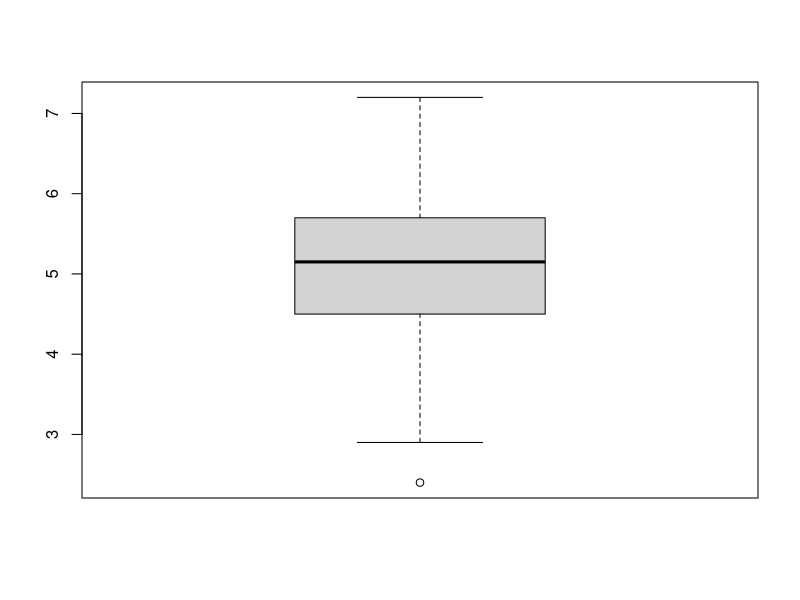
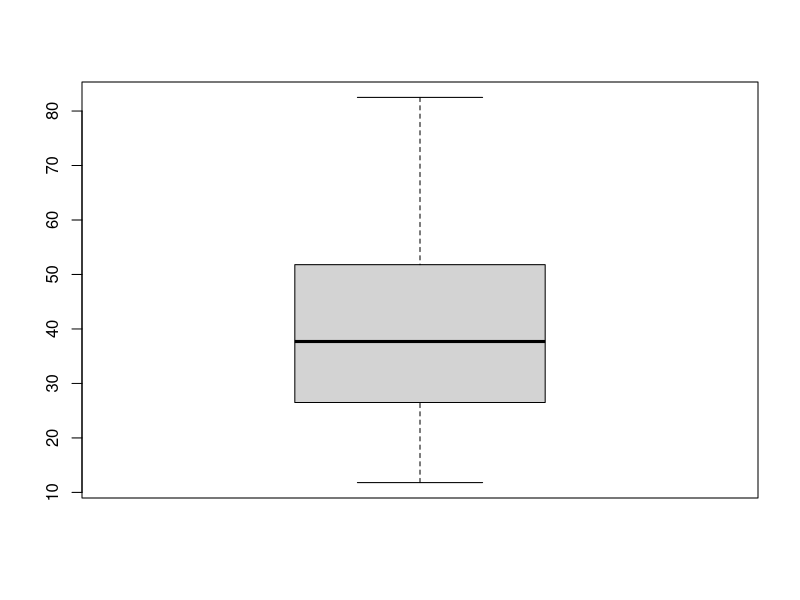
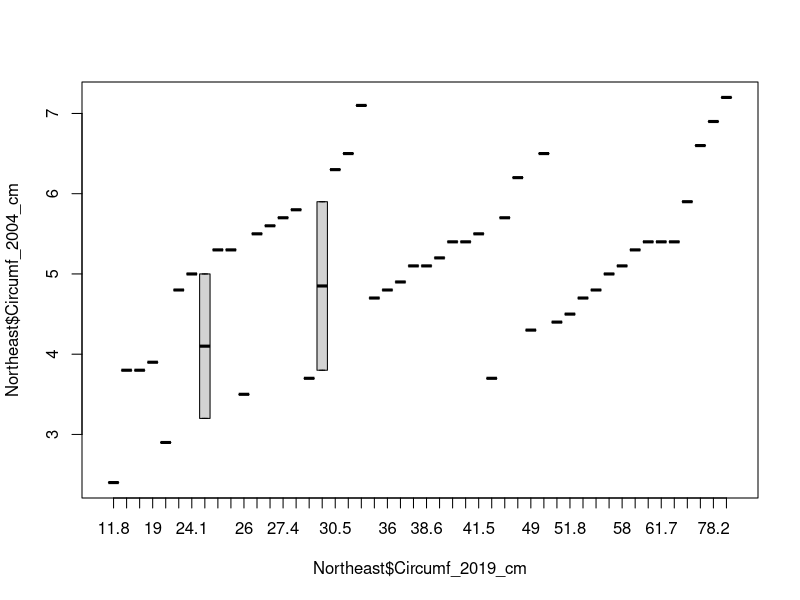
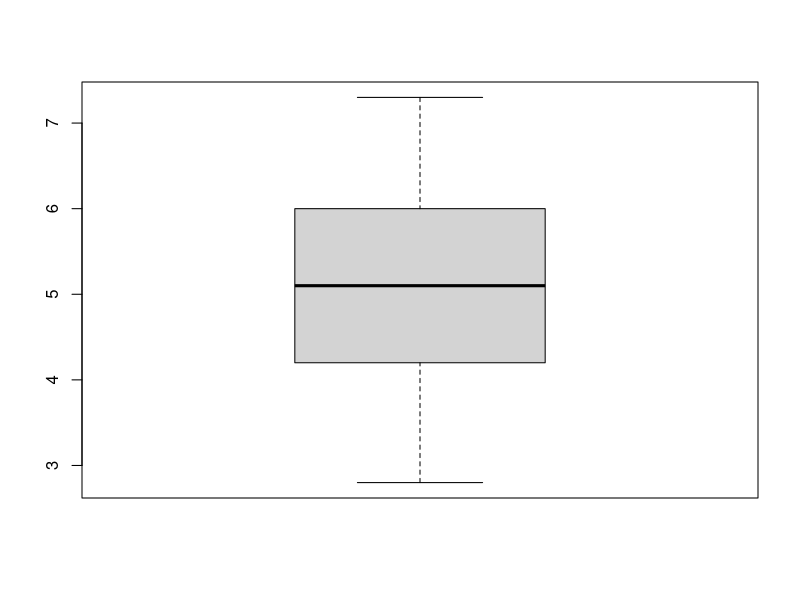
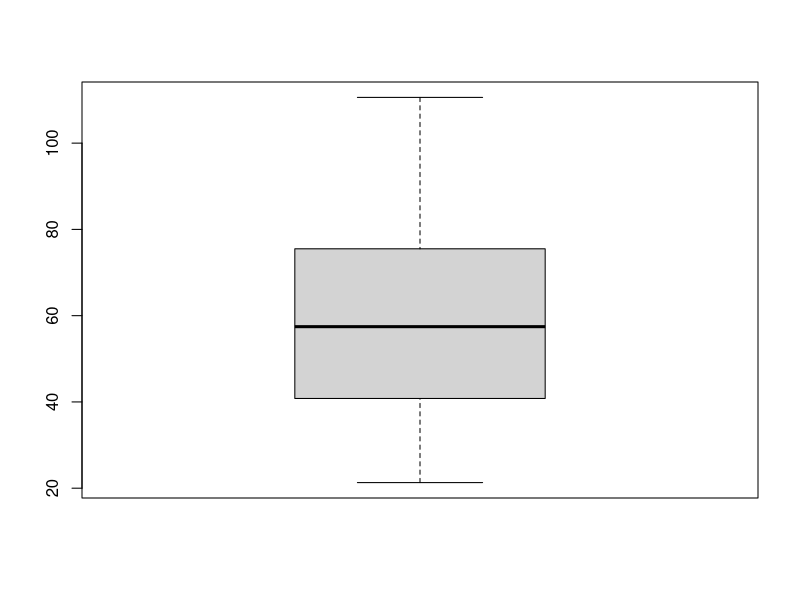
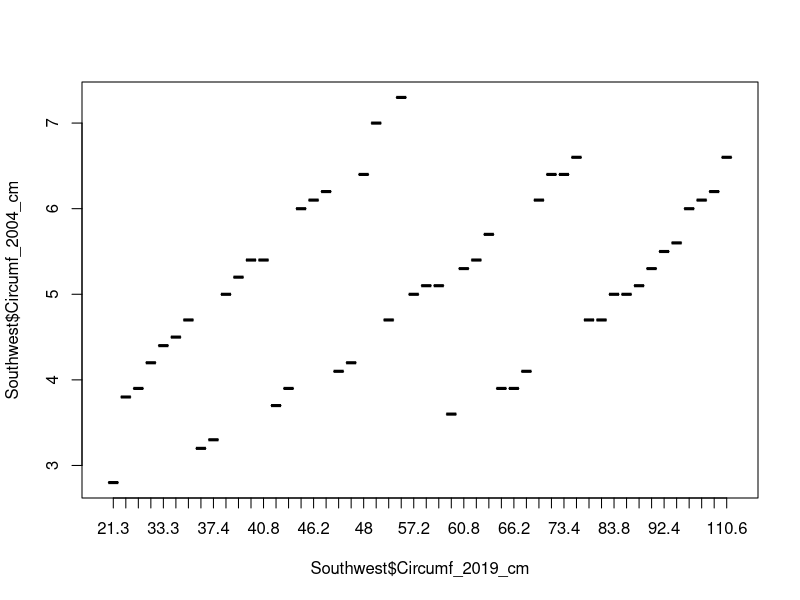

These figures' R source, in order: (Note: this script raises an error after producing the figures.)
## Question-08 (Import this csv file into an R object. What are the column names?)

#run args() to find the arguments needed to read a csv file.
#In order to make an object, the data set needed to be saved under a name in environment. So for that, the name of the object will be given as "T"
#In oder to save the file as an object, run the command. R<-read.csv(file="tree_circumference,csv",header=true,sep=",")
#Then run the command to depict the table in console by typing R 
#In order to know the names of the columns in the cvs file, run the command colnames(R)
#This step will provide you with column names as characters. Characters are vectors.
args(read.csv)

R<-read.csv(file = "growth_data.csv",header = TRUE,sep = ",")
R

colnames(R)


## Question-07 (Calculate the mean and standard deviation of tree circumference at the start and end of the study at both sites.)

#Use the function mean() and sd() to calculate the mean and sd in the Numerics. It shuould be noted that the column needed to be specified from the Table(R)
#Make a subset for two sites(northeast and southwest). Name the subset as "Northeast" and "Southwest"
#define the arguments you want to include in the subsets.
#As for an example;In Northeast <-(R[R$Site=="northeast",]) - the name of the subset is Northeast. R is the table which include the data of cvs file. 
#Define the column in the table using the symbol($).== syntax defines R$Site eqivalent to northeast.
#"" syntax is used in northeast as northeast is a character. 
#In, Northeast <-(R[R$Site=="northeast",]) the comma after "northeast" suggest that the function is run in all columns.

#Northeast
Northeast <-(R[R$Site=="northeast",])
Northeast
mean(Northeast$Circumf_2004_cm)
sd(Northeast$Circumf_2004_cm)
mean(Northeast$Circumf_2019_cm)
sd(Northeast$Circumf_2019_cm)


#Southwest
Southwest <-(R[R$Site=="southwest",])
Southwest
mean(Southwest$Circumf_2004_cm)
sd(Southwest$Circumf_2004_cm)
mean(Southwest$Circumf_2019_cm)
sd(Southwest$Circumf_2019_cm)




## Question-08  (Make a box plot of tree circumference at the start and end of the study at both sites.)

 #use the function boxplot() to obtain the box plot for specific column.
 #since it is for both the sites, it is better to run the function by selecting Northeast and Southwest objects instead R.
 # The boxplot diagrams for both start and the end of the stduy  
boxplot(Northeast$Circumf_2004_cm)
boxplot(Northeast$Circumf_2019_cm)
boxplot(Northeast$Circumf_2004_cm ~ Northeast$Circumf_2019_cm, horizontal = F)

boxplot(Southwest$Circumf_2004_cm)
boxplot(Southwest$Circumf_2019_cm)
boxplot(Southwest$Circumf_2004_cm ~ Southwest$Circumf_2019_cm)

## Question-09 (Calculate the mean growth over the past 10 years at each site.)

 #run args() funtion to find the arguments needed for the rowMeans. 
 #The reason for the use of rowMeans is that this fucntion will produce the mean in considering the every row where as columns are being sellected.
 #column 4 and column 6 are specified as they hold data for a 10 years time period.

args(rowMeans)
rowMeans(Northeast[,c(4:6)])
rowMeans(Southwest[,c(4:6)])


## Question-10(Use the t.test and wilcox.test functions to estimate the p-value that the 10 year growth is different at the two sites.) 

growth_Northeast<-c(Northeast[,c(4:6)])
growth_Northeast
is.character(growth_Northeast)
class(growth_Northeast)
as.factor(growth_Northeast)



p <-as.data.frame(growth_Northeast)
growth_Southwest <-c(Southwest[,c(4:6)])
q <-as.data.frame(growth_Southwest)
?t.test
args(t.test)

growthin10 <- rowMeans(R[,c(4:6)])

R$growthin10 <- rowMeans(R[,c(4:6)])
R
t.test(growthin10~R$Site,alternative="greater")

growthin10 <- rowMeans(R[,c(4:6)])

wilcox.test(growthin10~R$Site,alternative="greater")
